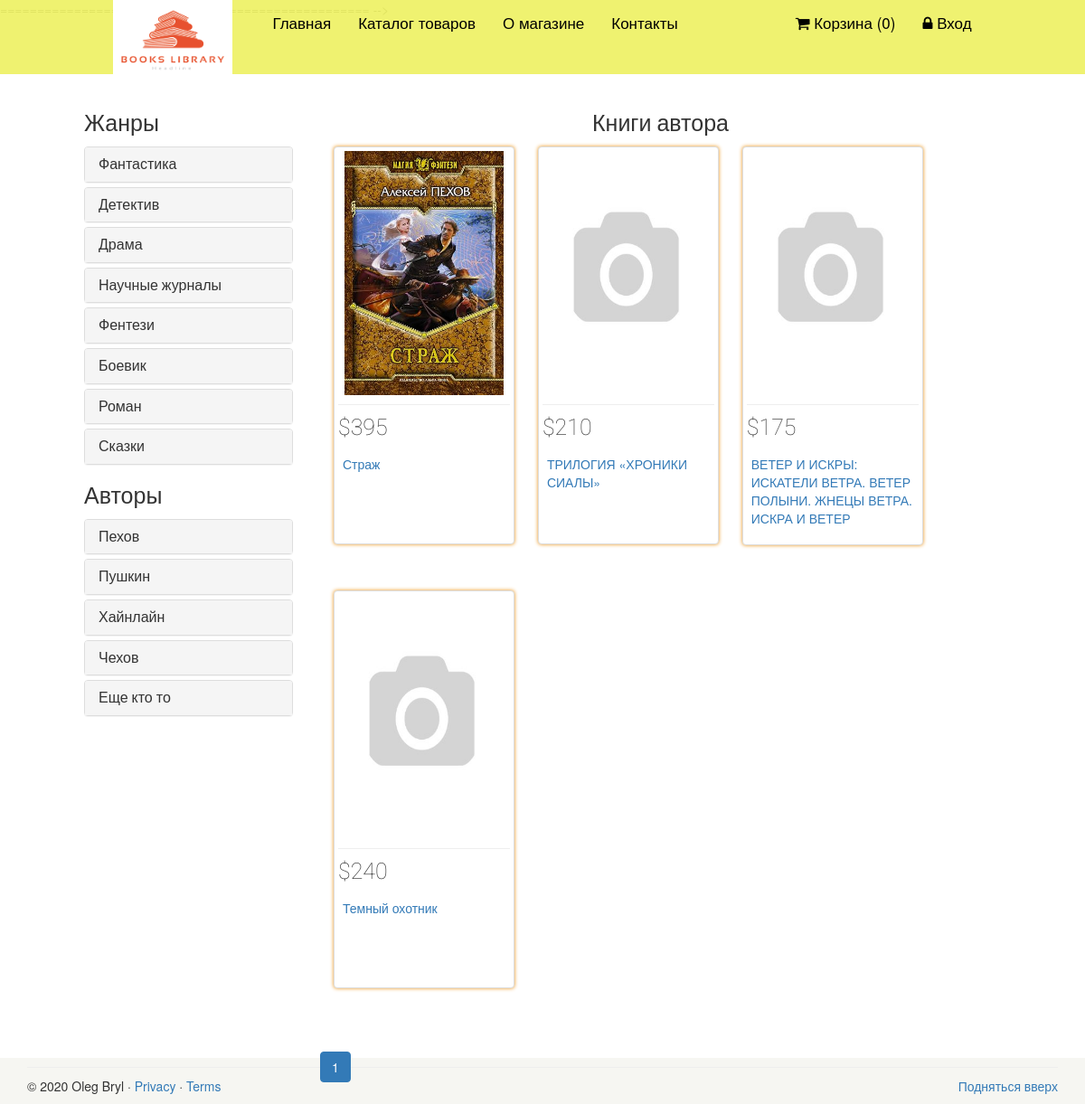
Page /author/1 on the committed database.
### tables this page shows
CREATE TABLE `category` (
                            `id` int(11) NOT NULL,
                            `name` varchar(255) DEFAULT NULL,
                            `sort_order` int(11) DEFAULT '0',
                            `status` int(11) DEFAULT '1',
                            PRIMARY KEY (`id`)
);

CREATE TABLE `author` (
                          `id` int(11) NOT NULL AUTO_INCREMENT,
                          `name` varchar(255) DEFAULT NULL,
                          PRIMARY KEY (`id`)
);

CREATE TABLE `book` (
                        `id` int(11) NOT NULL AUTO_INCREMENT,
                        `name` varchar(255) DEFAULT NULL,
                        `category_id` int(11) DEFAULT NULL,
                        `price` float DEFAULT NULL,
                        `availability` int(11) DEFAULT NULL,
                        `author` int(11) DEFAULT NULL,
                        `description` text,
                        `is_new` int(11) DEFAULT '0',
                        `status` int(11) DEFAULT '0',
                        PRIMARY KEY (`id`),
                        KEY `book_author_id_fk` (`author`),
                        CONSTRAINT `book_author_id_fk` FOREIGN KEY (`author`) REFERENCES `author` (`id`)
);

### config/routes.php (called while the page is built)
<?php
return array(
    'book/([0-9]+)' => 'book/view/$1',
    'catalog' => 'catalog/index',
    'category/([0-9]+)/page-([0-9]+)' => 'catalog/category/$1/$2',
    'category/([0-9]+)' => 'catalog/category/$1',
    'author/([0-9]+)/page-([0-9]+)' => 'catalog/author/$1/$2',
    'author/([0-9]+)' => 'catalog/author/$1',
    'cart/checkout' => 'cart/checkout',
    'cart/delete/([0-9]+)' => 'cart/delete/$1',
    'cart/add/([0-9]+)' => 'cart/add/$1',
    'cart/addAjax/([0-9]+)' => 'cart/addAjax/$1',
    'cart' => 'cart/index',
    'user/register' => 'user/register',
    'user/login' => 'user/login',
    'user/logout' => 'user/logout',
    'cabinet/edit' => 'cabinet/edit',
    'cabinet' => 'cabinet/index',
    'admin/book/create' => 'adminBook/create',
    'admin/book/update/([0-9]+)' => 'adminBook/update/$1',
    'admin/book/delete/([0-9]+)' => 'adminBook/delete/$1',
    'admin/book' => 'adminBook/index',
    'admin/category/create' => 'adminCategory/create',
    'admin/category/update/([0-9]+)' => 'adminCategory/update/$1',
    'admin/category/delete/([0-9]+)' => 'adminCategory/delete/$1',
    'admin/category' => 'adminCategory/index',
    'admin/author/create' => 'adminAuthor/create',
    'admin/author/update/([0-9]+)' => 'adminAuthor/update/$1',
    'admin/author/delete/([0-9]+)' => 'adminAuthor/delete/$1',
    'admin/author' => 'adminAuthor/index',
    'admin/order/update/([0-9]+)' => 'adminOrder/update/$1',
    'admin/order/delete/([0-9]+)' => 'adminOrder/delete/$1',
    'admin/order/view/([0-9]+)' => 'adminOrder/view/$1',
    'admin/order' => 'adminOrder/index',
    'admin' => 'admin/index',
    'contacts' => 'site/contact',
    'about' => 'site/about',
    'index.php' => 'site/index',
    '' => 'site/index',
);

### controllers/CatalogController.php (called while the page is built, shortened)
<?php
class CatalogController
{
    public function actionAuthor( $authorId, $page = 1)
    {
        $authors = Author::getAuthorsList();
        $categories = Category::getCategoriesList();
        $authorBooks = Book::getBooksListByAuthor($authorId, $page);
        $total = Book::getTotalBooksInAuthor($authorId);
        $pagination = new Pagination($total, $page, Book::SHOW_BY_DEFAULT, 'page-');
       require_once(ROOT . '/views/catalog/author.php');
        return true;
    }
}

### index.php (called while the page is built, shortened)
<?php
require_once(ROOT.'/components/Autoload.php');
$router = new Router();
$router->run();

### models/Category.php (called while the page is built, shortened)
<?php
class Category
{
    public static function getCategoriesList()
    {
        $db = Db::getConnection();
        $result = $db->query('SELECT id, name FROM category WHERE status = "1" ORDER BY id, name ASC');
        $i = 0;
        $categoryList = array();
        while ($row = $result->fetch()) {
            $categoryList[$i]['id'] = $row['id'];
            $categoryList[$i]['name'] = $row['name'];
            $i++;
        }
        return $categoryList;
    }
}

### models/Author.php (called while the page is built, shortened)
<?php
class Author
{
    public static function getAuthorsList()
    {
        $db = Db::getConnection();
        $result = $db->query('SELECT id, name FROM author ORDER BY id ASC');
        $i = 0;
        $authorList = array();
        while ($row = $result->fetch()) {
            $authorList[$i]['id'] = $row['id'];
            $authorList[$i]['name'] = $row['name'];
            $i++;
        }
        return $authorList;
    }
}

### models/Book.php (called while the page is built, shortened)
<?php
class Book
{
    public static function getBooksListByAuthor($authorId, $page = 1)
    {
        $limit = Book::SHOW_BY_DEFAULT;
        $offset = ($page - 1) * self::SHOW_BY_DEFAULT;
        $db = Db::getConnection();
        $sql = 'SELECT id, name, price, is_new FROM book '
            . 'WHERE status = 1 AND author = :author '
            . 'ORDER BY id ASC LIMIT :limit OFFSET :offset';
        $result = $db->prepare($sql);
        $result->bindParam(':author', $authorId, PDO::PARAM_INT);
        $result->bindParam(':limit', $limit, PDO::PARAM_INT);
        $result->bindParam(':offset', $offset, PDO::PARAM_INT);
        $result->execute();
        $i = 0;
        $books = array();
        while ($row = $result->fetch()) {
            $books[$i]['id'] = $row['id'];
            $books[$i]['name'] = $row['name'];
            $books[$i]['price'] = $row['price'];
            $books[$i]['is_new'] = $row['is_new'];
            $i++;
        }
        return $books;
    }
    public static function getTotalBooksInAuthor($authorId)
    {
        $db = Db::getConnection();
        $sql = 'SELECT count(id) AS count FROM book WHERE status="1" AND author = :author';
        $result = $db->prepare($sql);
        $result->bindParam(':author', $authorId, PDO::PARAM_INT);
        $result->execute();
        $row = $result->fetch();
        return $row['count'];
    }
    public static function getImage($id)
    {
        $noImage = 'no-image.jpg';
        $path = '/upload/images/books/';
        $pathToBookImage = $path . $id . '.jpg';
        if (file_exists($_SERVER['DOCUMENT_ROOT'].$pathToBookImage)) {
            return $pathToBookImage;
        }
        return $path . $noImage;
    }
}

### components/Autoload.php (called while the page is built, shortened)
<?php
    spl_autoload_register(function ($class_name)
{
    $array_paths = array(
        '/models/',
        '/components/',
        '/controllers/',
    );
    foreach ($array_paths as $path) {
        $path = ROOT . $path . $class_name . '.php';
    }
});

### views/catalog/author.php (the view, shortened to what this page needs)
<?php include ROOT . '/views/layouts/header.php'; ?>
    <section>
        <div class="container">
            <div class="row">
                <div class="col-sm-3">
                    <div class="left-sidebar">
                        <h2>Жанры</h2>
                        <div class="panel-group category-products">
                            <?php foreach ($categories as $categoryItem): ?>
                                <div class="panel panel-default">
                                    <div class="panel-heading">
                                        <h4 class="panel-title">
                                            <a href="/category/<?php echo $categoryItem['id']; ?>">
                                                <?php echo $categoryItem['name']; ?>
                                            </a>
                                        </h4>
                                    </div>
                                </div>
                            <?php endforeach; ?>
                        </div>
                        <h2>Авторы</h2>
                        <div class="panel-group category-products">
                            <?php foreach ($authors as $authorItem): ?>
                                <div class="panel panel-default">
                                    <div class="panel-heading">
                                        <h4 class="panel-title">
                                            <a href="/author/<?php echo $authorItem['id']; ?>">
                                                <?php echo $authorItem['name']; ?>
                                            </a>
                                        </h4>
                                    </div>
                                </div>
                            <?php endforeach; ?>
                        </div>
                    </div>
                </div>
                <div class="col-sm-9 padding-right">
                    <div class="features_items">
                        <h2 class="title text-center">Книги автора</h2>
                        <?php foreach ($authorBooks as $book): ?>
                            <div class="col-md-3 col-sm-6 hero-feature">
                                <div class="thumbnail">
                                    <img src="<?php echo Book::getImage($book['id']); ?>" alt="" />
                                    <hr>
                                    <h2>$<?php echo $book['price']; ?></h2>
                                    <div class="caption">
                                        <p>
                                            <a href="/book/<?php echo $book['id']; ?>">
                                                <?php echo $book['name']; ?>
                                            </a>
                                        </p>
                                    </div>
                                </div>
                            </div>
                        <?php endforeach; ?>
                    </div>
                    <?php echo $pagination->get(); ?>
                </div>
            </div>
        </div>
    </section>
<?php include ROOT . '/views/layouts/footer.php'; ?>

### components/Router.php (shortened to what this page needs)
<?php
class Router
{
    private $routes;
    public function __construct()
    {
        $routesPath = ROOT . '/config/routes.php';
        $this->routes = include($routesPath);
    }
    private function getURI()
    {
        if (!empty($_SERVER['REQUEST_URI'])) {
            return trim($_SERVER['REQUEST_URI'], '/');
        }
    }
    public function run()
    {
        $uri = $this->getURI();
        foreach ($this->routes as $uriPattern => $path) {
            if (preg_match("~$uriPattern~", $uri)) {
                $internalRoute = preg_replace("~$uriPattern~", $path, $uri);
                $segments = explode('/', $internalRoute);
                $controllerName = array_shift($segments) . 'Controller';
                $actionName = 'action' . ucfirst(array_shift($segments));
                $parameters = $segments;
                $controllerObject = new $controllerName;
                $result = call_user_func_array(array($controllerObject, $actionName), $parameters);
                if ($result != null) {
                    break;
                }
            }
        }
    }
}

### template/css/main.css (style rules this page uses)
h1, h2 { margin-top: 2px; font-size: 25px; font-weight: 100; line-height: 30px; }
.hero-feature { margin-bottom: 30px; }
.thumbnail { background-color: white; box-shadow: 0px 0px 4px #eb9316; min-width: 200px; min-height: 440px; display: block; }
.thumbnail img { max-height: 500px; }
@media (min-width: 768px) { .thumbnail > img { height: 152px; } }
@media (min-width: 968px) { .thumbnail > img { height: 270px; } }
.features_items { overflow:hidden; }

### rows in the picture
category: name "Фантастика"
category: name "Детектив"
category: name "Драма"
category: name "Научные журналы"
category: name "Фентези"
category: name "Боевик"
category: name "Роман"
category: name "Сказки"
author: name "Пехов"
author: name "Пушкин"
author: name "Хайнлайн"
author: name "Чехов"
author: name "Еще кто то"
book: shows a picture, price "395", name "Страж"
book: price "210", name "ТРИЛОГИЯ «ХРОНИКИ СИАЛЫ»"
book: price "175", name "ВЕТЕР И ИСКРЫ: ИСКАТЕЛИ ВЕТРА. ВЕТЕР ПОЛЫНИ. ЖНЕЦЫ ВЕТРА. ИСКРА И ВЕТЕР"
book: price "240", name "Темный охотник"
